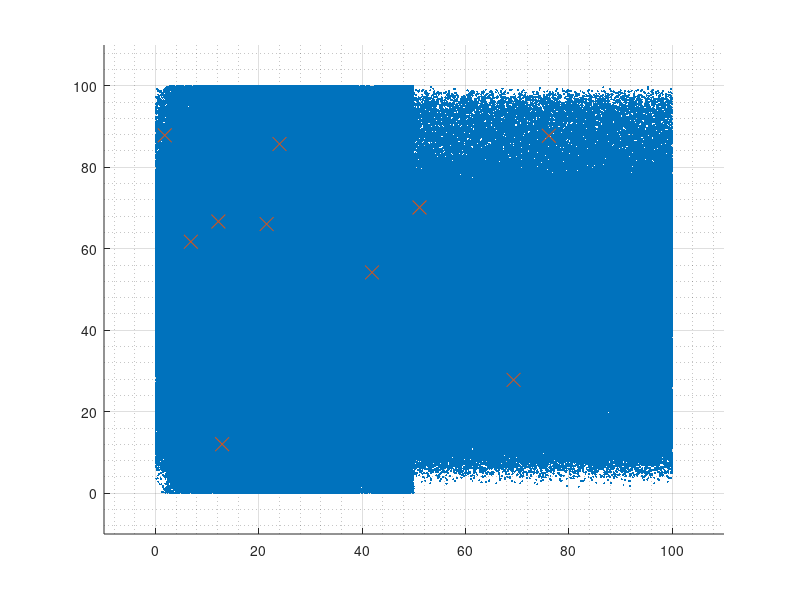

This chart was generated by the following MATLAB code:
% data_set_generator
clear; close all; clc;

%% people generation
n_cities = 50;
n_people = 1e6;
people_per_city = round(n_people/n_cities);
if n_cities * people_per_city ~= n_people
    disp('ERROR: inconsistent parameters');
    return;
end

a = round(50*rand(n_cities,1)); % a >= 1
b = round(50*rand(n_cities,1)); % b >= 1

X = zeros(n_people, 2);
for city=1:n_cities
    offset = round(n_people/n_cities)*(city-1);
    if mod(city,2) == 0
        X(offset+(1:people_per_city), 1) = 50*betarnd(a(city), b(city), [people_per_city, 1]);
        X(offset+(1:people_per_city), 2) = 100*normrnd(b(city), a(city), [people_per_city, 1]);
    else
        X(offset+(1:people_per_city), 1) = 50*normrnd(b(city), a(city), [people_per_city, 1]);
        X(offset+(1:people_per_city), 2) = 100*betarnd(a(city), b(city), [people_per_city, 1]);
    end
end

backup = 100*rand(n_people,2);

X( X(:,1)>100 ,1) = backup( X(:,1)>100 ,1);
X( X(:,1)<0 ,1) = backup( X(:,1)<0 ,1);
X( X(:,2)>100 ,2) = backup( X(:,2)>100 ,2);
X( X(:,2)<0 ,2) = backup( X(:,2)<0 ,2);

%% shop generation
n_competitors = 10;
Y = 100*rand(n_competitors,2);

%% my limits
n = 10;

%% plot data
figure(1); legend_list = {};
hold on; grid on; grid minor;
plot(X(:,1), X(:,2), '.', 'MarkerSize', 5);
plot(Y(:,1), Y(:,2), 'x', 'MarkerSize', 10);
xlim([-10 110]);
ylim([-10 110]);

return;
%% save data
target_dir = '6';
if ~exist(target_dir, 'dir')
    mkdir(target_dir);
else
    disp('Data set already exists. Please choose another target dir');
    return;
end

save(strcat(target_dir, '/', 'X.mat'), 'X');
save(strcat(target_dir, '/', 'Y.mat'), 'Y');
save(strcat(target_dir, '/', 'n.mat'), 'n');